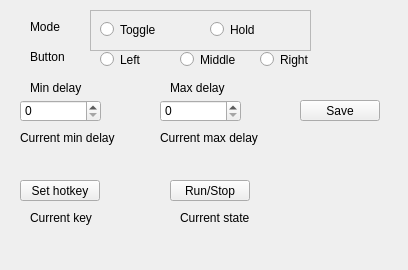
<?xml version="1.0" encoding="UTF-8"?>
<ui version="4.0">
 <class>MainWindow</class>
 <widget class="QMainWindow" name="MainWindow">
  <property name="geometry">
   <rect>
    <x>0</x>
    <y>0</y>
    <width>408</width>
    <height>270</height>
   </rect>
  </property>
  <property name="sizePolicy">
   <sizepolicy hsizetype="Fixed" vsizetype="Fixed">
    <horstretch>0</horstretch>
    <verstretch>0</verstretch>
   </sizepolicy>
  </property>
  <property name="minimumSize">
   <size>
    <width>408</width>
    <height>270</height>
   </size>
  </property>
  <property name="maximumSize">
   <size>
    <width>408</width>
    <height>270</height>
   </size>
  </property>
  <property name="windowTitle">
   <string notr="true">Autoclicker by negjo</string>
  </property>
  <property name="autoFillBackground">
   <bool>false</bool>
  </property>
  <property name="tabShape">
   <enum>QTabWidget::Rounded</enum>
  </property>
  <widget class="QWidget" name="centralwidget">
   <widget class="QLabel" name="justLabel2">
    <property name="geometry">
     <rect>
      <x>30</x>
      <y>80</y>
      <width>61</width>
      <height>16</height>
     </rect>
    </property>
    <property name="text">
     <string>Min delay</string>
    </property>
   </widget>
   <widget class="QLabel" name="justLabel1">
    <property name="geometry">
     <rect>
      <x>170</x>
      <y>80</y>
      <width>61</width>
      <height>16</height>
     </rect>
    </property>
    <property name="text">
     <string>Max delay</string>
    </property>
   </widget>
   <widget class="QSpinBox" name="minDelayInput">
    <property name="geometry">
     <rect>
      <x>20</x>
      <y>100</y>
      <width>81</width>
      <height>22</height>
     </rect>
    </property>
   </widget>
   <widget class="QSpinBox" name="maxDelayInput">
    <property name="geometry">
     <rect>
      <x>160</x>
      <y>100</y>
      <width>81</width>
      <height>22</height>
     </rect>
    </property>
   </widget>
   <widget class="QLabel" name="currentMinDelay">
    <property name="geometry">
     <rect>
      <x>40</x>
      <y>150</y>
      <width>61</width>
      <height>16</height>
     </rect>
    </property>
    <property name="text">
     <string/>
    </property>
   </widget>
   <widget class="QLabel" name="currentMaxDelay">
    <property name="geometry">
     <rect>
      <x>190</x>
      <y>150</y>
      <width>61</width>
      <height>16</height>
     </rect>
    </property>
    <property name="text">
     <string/>
    </property>
   </widget>
   <widget class="QPushButton" name="saveSettings">
    <property name="geometry">
     <rect>
      <x>300</x>
      <y>100</y>
      <width>80</width>
      <height>21</height>
     </rect>
    </property>
    <property name="text">
     <string>Save</string>
    </property>
   </widget>
   <widget class="QLabel" name="justLabel3">
    <property name="geometry">
     <rect>
      <x>20</x>
      <y>130</y>
      <width>101</width>
      <height>16</height>
     </rect>
    </property>
    <property name="text">
     <string>Current min delay</string>
    </property>
   </widget>
   <widget class="QLabel" name="justLabel4">
    <property name="geometry">
     <rect>
      <x>160</x>
      <y>130</y>
      <width>101</width>
      <height>16</height>
     </rect>
    </property>
    <property name="text">
     <string>Current max delay</string>
    </property>
   </widget>
   <widget class="QPushButton" name="runStop">
    <property name="geometry">
     <rect>
      <x>170</x>
      <y>180</y>
      <width>80</width>
      <height>21</height>
     </rect>
    </property>
    <property name="text">
     <string>Run/Stop</string>
    </property>
   </widget>
   <widget class="QLabel" name="justLabel5">
    <property name="geometry">
     <rect>
      <x>180</x>
      <y>210</y>
      <width>121</width>
      <height>16</height>
     </rect>
    </property>
    <property name="text">
     <string>Current state</string>
    </property>
   </widget>
   <widget class="QLabel" name="currentState">
    <property name="geometry">
     <rect>
      <x>200</x>
      <y>230</y>
      <width>47</width>
      <height>13</height>
     </rect>
    </property>
    <property name="text">
     <string/>
    </property>
   </widget>
   <widget class="QPushButton" name="setHotkey">
    <property name="geometry">
     <rect>
      <x>20</x>
      <y>180</y>
      <width>80</width>
      <height>21</height>
     </rect>
    </property>
    <property name="text">
     <string>Set hotkey</string>
    </property>
   </widget>
   <widget class="QLabel" name="justLabel6">
    <property name="geometry">
     <rect>
      <x>30</x>
      <y>210</y>
      <width>91</width>
      <height>16</height>
     </rect>
    </property>
    <property name="text">
     <string>Current key</string>
    </property>
   </widget>
   <widget class="QLabel" name="currentKey">
    <property name="geometry">
     <rect>
      <x>50</x>
      <y>230</y>
      <width>81</width>
      <height>16</height>
     </rect>
    </property>
    <property name="text">
     <string/>
    </property>
   </widget>
   <widget class="QLabel" name="label">
    <property name="geometry">
     <rect>
      <x>30</x>
      <y>50</y>
      <width>47</width>
      <height>13</height>
     </rect>
    </property>
    <property name="text">
     <string>Button</string>
    </property>
   </widget>
   <widget class="QRadioButton" name="buttonLeft">
    <property name="geometry">
     <rect>
      <x>100</x>
      <y>50</y>
      <width>84</width>
      <height>19</height>
     </rect>
    </property>
    <property name="text">
     <string>Left</string>
    </property>
   </widget>
   <widget class="QRadioButton" name="buttonMiddle">
    <property name="geometry">
     <rect>
      <x>180</x>
      <y>50</y>
      <width>84</width>
      <height>19</height>
     </rect>
    </property>
    <property name="text">
     <string>Middle</string>
    </property>
   </widget>
   <widget class="QRadioButton" name="buttonRight">
    <property name="geometry">
     <rect>
      <x>260</x>
      <y>50</y>
      <width>84</width>
      <height>19</height>
     </rect>
    </property>
    <property name="text">
     <string>Right</string>
    </property>
   </widget>
   <widget class="QLabel" name="label_2">
    <property name="geometry">
     <rect>
      <x>30</x>
      <y>20</y>
      <width>47</width>
      <height>13</height>
     </rect>
    </property>
    <property name="text">
     <string>Mode</string>
    </property>
   </widget>
   <widget class="QFrame" name="frame">
    <property name="geometry">
     <rect>
      <x>90</x>
      <y>10</y>
      <width>221</width>
      <height>41</height>
     </rect>
    </property>
    <property name="frameShape">
     <enum>QFrame::StyledPanel</enum>
    </property>
    <property name="frameShadow">
     <enum>QFrame::Raised</enum>
    </property>
    <widget class="QRadioButton" name="toggle">
     <property name="geometry">
      <rect>
       <x>10</x>
       <y>10</y>
       <width>84</width>
       <height>19</height>
      </rect>
     </property>
     <property name="text">
      <string>Toggle</string>
     </property>
    </widget>
    <widget class="QRadioButton" name="hold">
     <property name="geometry">
      <rect>
       <x>120</x>
       <y>10</y>
       <width>84</width>
       <height>19</height>
      </rect>
     </property>
     <property name="text">
      <string>Hold</string>
     </property>
    </widget>
   </widget>
  </widget>
  <widget class="QMenuBar" name="menubar">
   <property name="geometry">
    <rect>
     <x>0</x>
     <y>0</y>
     <width>408</width>
     <height>20</height>
    </rect>
   </property>
  </widget>
 </widget>
 <resources/>
 <connections/>
</ui>
